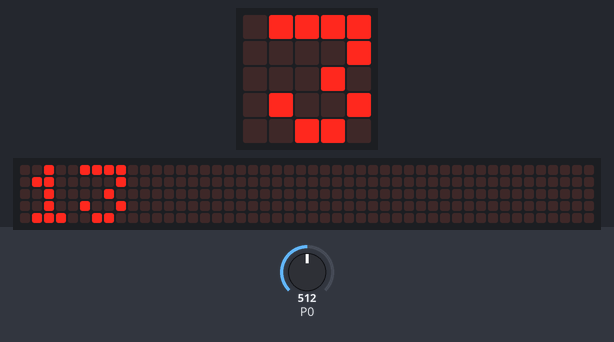
Bench run of a program on a simulated BBC micro:bit running MicroPython. Parts: the board's 5×5 LED display, a strip that is not on the board, showing the scrolling text unrolled. The inputs (shaded band) are chosen by the test bench; at power-on: P0 = 512 (analog values on the 0–1023 scale). The 48×5 strip is a reading aid, not a part: it shows the text the display is scrolling, unrolled, one strip-width of it at a time.

Above: at 2.27 s.
2.3 s: P0 set to 0
At 3.67 s:
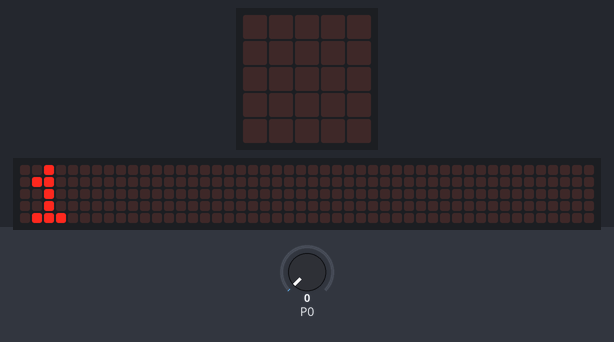
At 5.3 s:
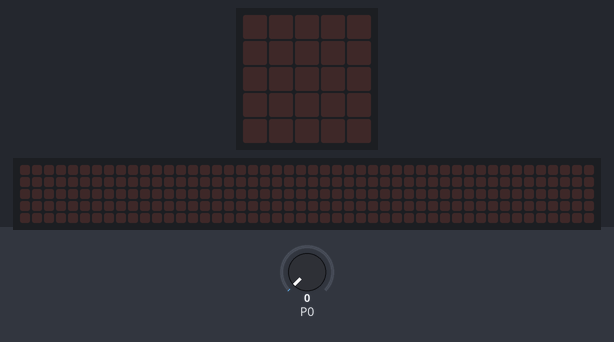
9.3 s: P0 set to 122
12.7 s: P0 set to 511
At 13.07 s:
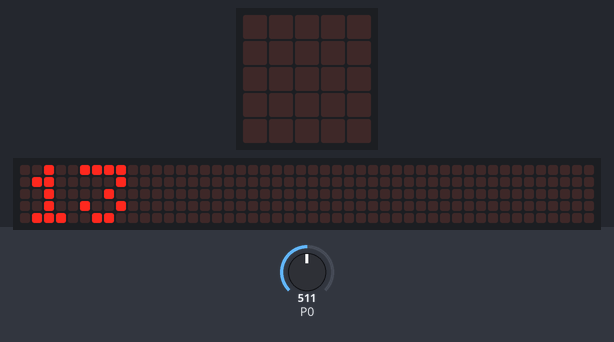

The program:

keypadTest-1.py
```python
#
# Sample MicroPython Program to Test Circuit
#
# Uses a single analog input and a voltage divider "network"
# of resistors layed out in such a way that each key closure
# will present a different voltage value to the analog input
# and the "driver" program can figure out which key is which
# depending on the voltage read in on the analog input pin.
#
# In this example we will be using Microbit "pin0" as the
# analog input pin to which the keypad output is attached.
#
# Filename = "keypadTest1.py"
#

from microbit import *

thresholds = [4, 72, 131, 185, 255, 295, 329, 362, 408, 433, 456, 478, 510, 528, 544, 560]
keyNum = [1, 2, 3, 4, 5, 6, 7, 8, 9, 10, 11, 12, 13, 14, 15, 16]

def getKey():
    keyValue = pin0.read_analog()
    for i in range(0,16):
        # Is key value close to any one of the threshold values?
        if abs(keyValue - thresholds[i]) < 5:
            return keyNum[i]

            # Wait untl user releases keypad button
            # while pin0.read_analog() < 1000:
                # sleep(100);

display.show(Image.HAPPY)
sleep(1000)

while True:
    key = getKey()
    if key is not None:
        display.scroll(str(key))
    sleep(500)
```

Measured:
- after the input at 12.7 s, the display: changes after 0.30 s (image 3)
- what the display in image 2 shows lasts 0.5 s, from 5.0 s to 5.5 s
